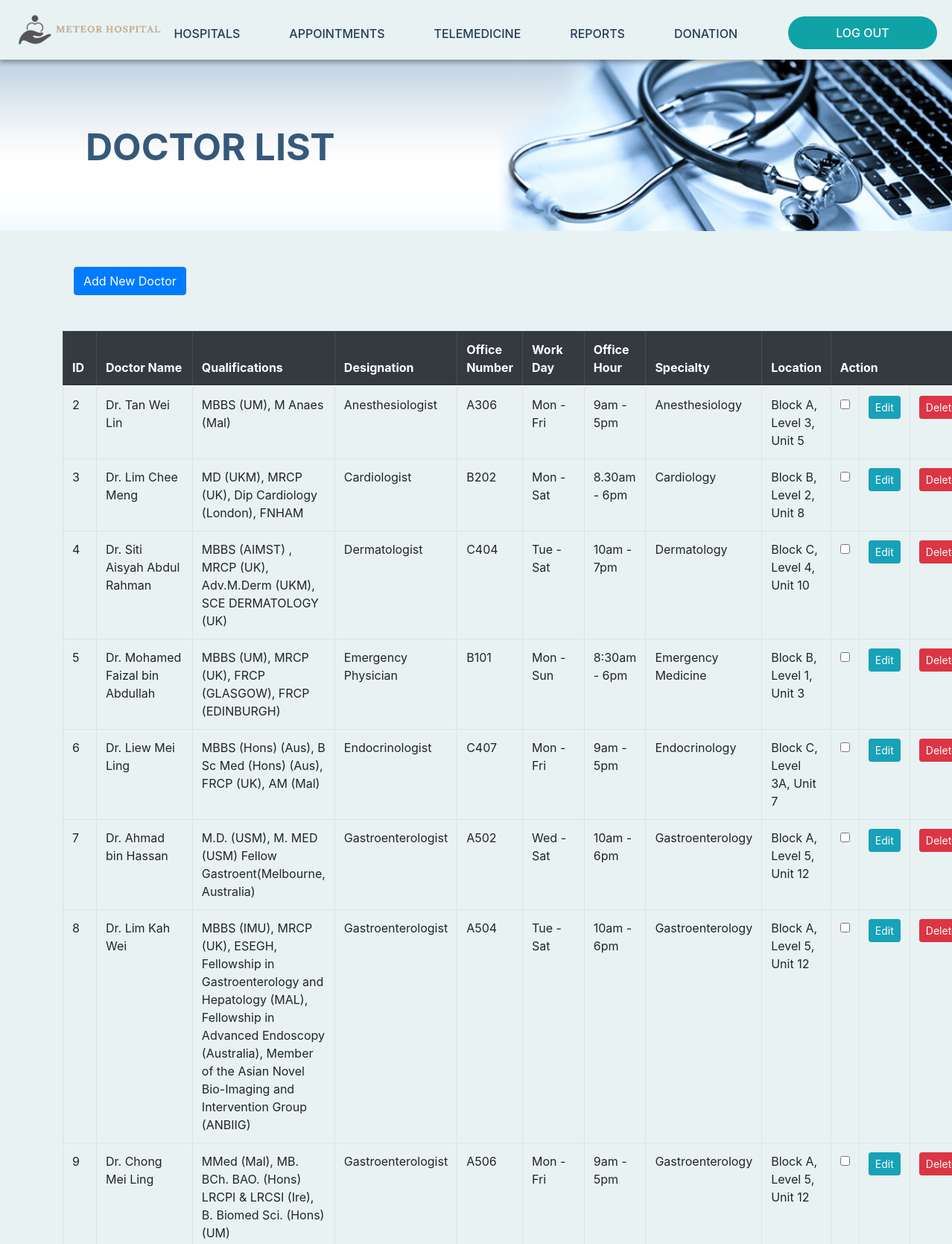
The page /doctor_list.php (upper part) on the database its author committed.
### tables this page shows
CREATE TABLE `doctors` (
  `doctorID` int(11) NOT NULL COMMENT 'Doctor ID',
  `doctorName` varchar(60) NOT NULL COMMENT 'Doctor name',
  `specialtyID` int(11) NOT NULL COMMENT 'Reference to specialties table',
  `qualifications` varchar(255) NOT NULL COMMENT 'Description of ability',
  `designation` varchar(100) DEFAULT NULL COMMENT 'Position in hospital',
  `officeNum` varchar(12) NOT NULL COMMENT 'Office phone number',
  `workDay` varchar(30) NOT NULL DEFAULT 'Mon - Sat' COMMENT 'Working days',
  `officeHour` varchar(30) NOT NULL DEFAULT '8.30am - 6pm' COMMENT 'Office Hour'
);

CREATE TABLE `specialties` (
  `specialtyID` int(11) NOT NULL,
  `specialtyName` varchar(60) NOT NULL,
  `location` varchar(30) NOT NULL
);

### doctor_list.php (the view, shortened to what this page needs)
<?php
include("connection.php");
include("header.php");
include("navigation-admin.php");
$sql = "SELECT doctorID, doctorName, qualifications, designation, officeNum, workDay, officeHour, specialtyName, location
        FROM doctors
        LEFT OUTER JOIN specialties ON doctors.specialtyID = specialties.specialtyID";
$result = $mysqli->query($sql);
?>
<div class="banner-appointment-list">
    <div class="col-md-8 intro">
        <div class="banner-text">
            <p class="page-title">DOCTOR LIST</p>
        </div>
    </div>
</div>
<div class="container mt-5">
    <div class="container mt-3">
        <a href="add_new_doctor.php" class="btn btn-primary mb-5 ml-0">Add New Doctor</a>
    </div>
    <form method="post">
        <table class="table table-bordered table-hover">
            <thead class="thead-dark">
                <tr>
                    <th>ID</th>
                    <th>Doctor Name</th>
                    <th>Qualifications</th>
                    <th>Designation</th>
                    <th>Office Number</th>
                    <th>Work Day</th>
                    <th>Office Hour</th>
                    <th>Specialty</th>
                    <th>Location</th>
                    <th colspan="3">Action</th>
                </tr>
            </thead>
            <tbody>
                <?php
                if ($result) {
                    while ($row = $result->fetch_assoc()) {
                        echo "<tr>";
                        echo "<td>" . $row["doctorID"] . "</td>";
                        echo "<td>" . $row["doctorName"] . "</td>";
                        echo "<td>" . $row["qualifications"] . "</td>";
                        echo "<td>" . $row["designation"] . "</td>";
                        echo "<td>" . $row["officeNum"] . "</td>";
                        echo "<td>" . $row["workDay"] . "</td>";
                        echo "<td>" . $row["officeHour"] . "</td>";
                        echo "<td>" . $row["specialtyName"] . "</td>";
                        echo "<td>" . $row["location"] . "</td>";
                        echo "<td><input type='checkbox' name='selected_doctors[]' value='" . $row["doctorID"] . "'></td>";
                        echo "<td><a href='edit.php?table=specialties&id=" . $row["doctorID"] . "' class='btn btn-info btn-sm'>Edit</a></td>";
                        echo "<td><a href='delete.php?table=doctors&column=doctorID&ID=" . $row["doctorID"] . "' class='btn btn-danger btn-sm'>Delete</a></td>";
                        echo "</tr>";
                    }
                } else {
                    echo "<tr><td colspan='10'>No doctor records found.</td></tr>";
                }
                ?>
            </tbody>
        </table>
    </form>
</div>

### index.css (style rules this page uses)
body { background-color: #e9f2f2; }
.banner-appointment-list { margin-left: auto; margin-right: auto; width: 100%; height: 230px; background-image: url("images/admin-appointment.png"); background-size: cover; background-position: center; }
.banner-text { width: 100%; padding-left: 100px; }
.page-title { font-size: 50px; font-weight: 700; color: #34597a; }

### main.css (style rules this page uses)
.intro { padding-top: 80px; }

### rows shown on the page
doctors: doctorID "2", doctorName "Dr. Tan Wei Lin", qualifications "MBBS (UM), M Anaes (Mal)", designation "Anesthesiologist", officeNum "A306", workDay "Mon - Fri", officeHour "9am - 5pm", specialtyID.specialtyName "Anesthesiology", specialtyID.location "Block A, Level 3, Unit 5"
doctors: doctorID "3", doctorName "Dr. Lim Chee Meng", qualifications "MD (UKM), MRCP (UK), Dip Cardiology (London), FNHAM", designation "Cardiologist", officeNum "B202", workDay "Mon - Sat", officeHour "8.30am - 6pm", specialtyID.specialtyName "Cardiology", specialtyID.location "Block B, Level 2, Unit 8"
doctors: doctorID "4", doctorName "Dr. Siti Aisyah Abdul Rahman", qualifications "MBBS (AIMST) , MRCP (UK), Adv.M.Derm (UKM), SCE DERMATOLOGY (UK)", designation "Dermatologist", officeNum "C404", workDay "Tue - Sat", officeHour "10am - 7pm", specialtyID.specialtyName "Dermatology", specialtyID.location "Block C, Level 4, Unit 10"
doctors: doctorID "5", doctorName "Dr. Mohamed Faizal bin Abdullah", qualifications "MBBS (UM), MRCP (UK), FRCP (GLASGOW), FRCP (EDINBURGH)", designation "Emergency Physician", officeNum "B101", workDay "Mon - Sun", officeHour "8:30am - 6pm", specialtyID.specialtyName "Emergency Medicine", specialtyID.location "Block B, Level 1, Unit 3"
doctors: doctorID "6", doctorName "Dr. Liew Mei Ling", qualifications "MBBS (Hons) (Aus), B Sc Med (Hons) (Aus), FRCP (UK), AM (Mal)", designation "Endocrinologist", officeNum "C407", workDay "Mon - Fri", officeHour "9am - 5pm", specialtyID.specialtyName "Endocrinology", specialtyID.location "Block C, Level 3A, Unit 7"
doctors: doctorID "7", doctorName "Dr. Ahmad bin Hassan", qualifications "M.D. (USM), M. MED (USM) Fellow Gastroent(Melbourne, Australia)", designation "Gastroenterologist", officeNum "A502", workDay "Wed - Sat", officeHour "10am - 6pm", specialtyID.specialtyName "Gastroenterology", specialtyID.location "Block A, Level 5, Unit 12"
doctors: doctorID "8", doctorName "Dr. Lim Kah Wei", qualifications "MBBS (IMU), MRCP (UK), ESEGH, Fellowship in Gastroenterology and Hepatology (MAL), Fellowship in Advanced Endoscopy (Australia), Member of the Asian Novel Bio-Imaging and Intervention Group (ANBIIG)", designation "Gastroenterologist", officeNum "A504", workDay "Tue - Sat", officeHour "10am - 6pm", specialtyID.specialtyName "Gastroenterology", specialtyID.location "Block A, Level 5, Unit 12"
doctors: doctorID "9", doctorName "Dr. Chong Mei Ling", qualifications "MMed (Mal), MB. BCh. BAO. (Hons) LRCPI & LRCSI (Ire), B. Biomed Sci. (Hons) (UM)", designation "Gastroenterologist", officeNum "A506", workDay "Mon - Fri", officeHour "9am - 5pm", specialtyID.specialtyName "Gastroenterology", specialtyID.location "Block A, Level 5, Unit 12"
